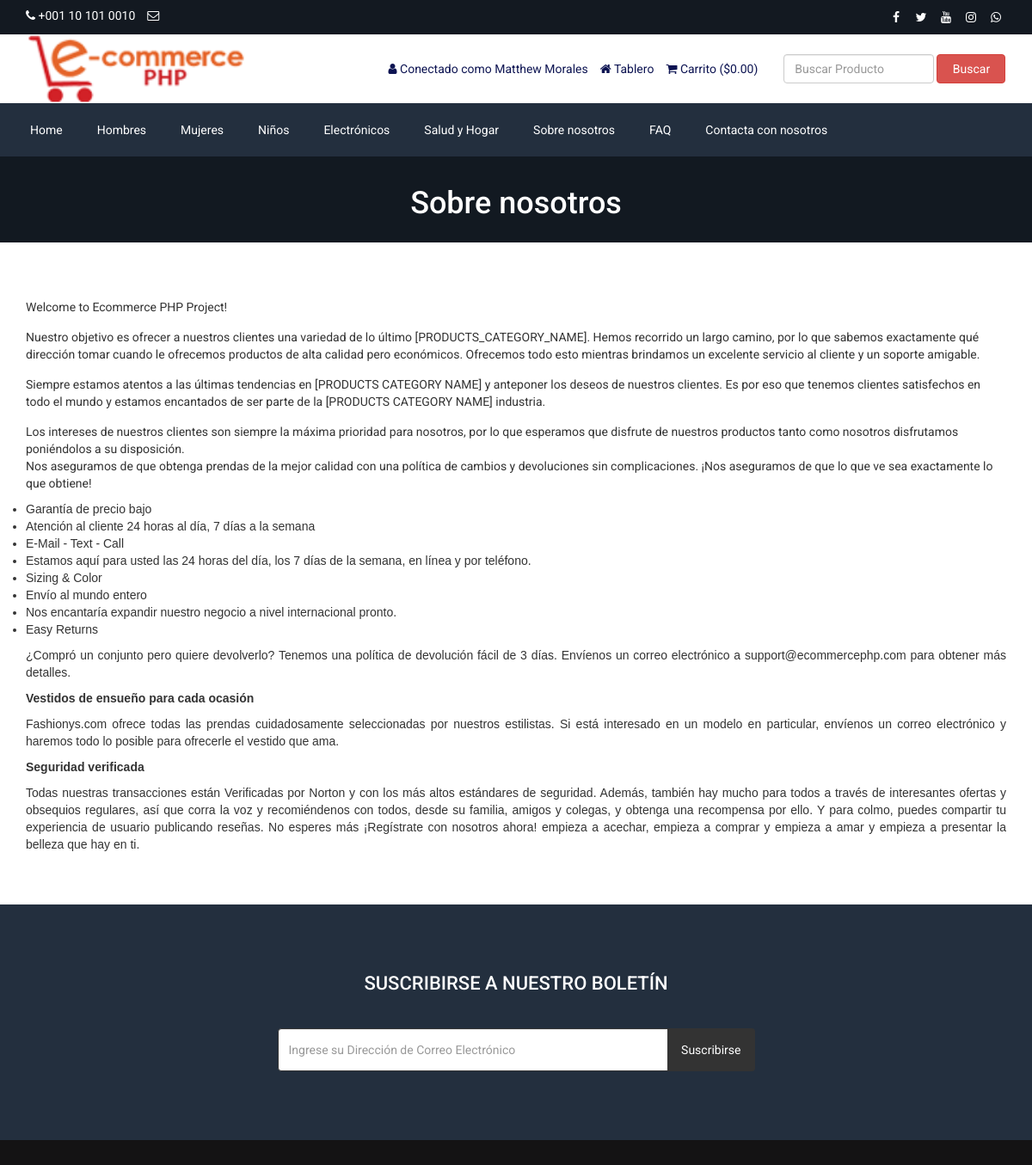
The page /about.php (signed in) on the database its author committed.
### tables this page shows
CREATE TABLE `tbl_settings` (
  `id` int(11) NOT NULL,
  `logo` varchar(255) NOT NULL,
  `favicon` varchar(255) NOT NULL,
  `footer_about` text NOT NULL,
  `footer_copyright` text NOT NULL,
  `contact_address` text NOT NULL,
  `contact_email` varchar(255) NOT NULL,
  `contact_phone` varchar(255) NOT NULL,
  `contact_fax` varchar(255) NOT NULL,
  `contact_map_iframe` text NOT NULL,
  `receive_email` varchar(255) NOT NULL,
  `receive_email_subject` varchar(255) NOT NULL,
  `receive_email_thank_you_message` text NOT NULL,
  `forget_password_message` text NOT NULL,
  `total_recent_post_footer` int(10) NOT NULL,
  `total_popular_post_footer` int(10) NOT NULL,
  `total_recent_post_sidebar` int(11) NOT NULL,
  `total_popular_post_sidebar` int(11) NOT NULL,
  `total_featured_product_home` int(11) NOT NULL,
  `total_latest_product_home` int(11) NOT NULL,
  `total_popular_product_home` int(11) NOT NULL,
  `meta_title_home` text NOT NULL,
  `meta_keyword_home` text NOT NULL,
  `meta_description_home` text NOT NULL,
  `banner_login` text NOT NULL,
  `banner_registration` text NOT NULL,
  `banner_forget_password` text NOT NULL,
  `banner_reset_password` text NOT NULL,
  `banner_search` text NOT NULL,
  `banner_cart` text NOT NULL,
  `banner_checkout` text NOT NULL,
  `banner_product_category` text NOT NULL,
  `banner_blog` text NOT NULL,
  `cta_title` varchar(255) NOT NULL,
  `cta_content` text NOT NULL,
  `cta_read_more_text` varchar(255) NOT NULL,
  `cta_read_more_url` varchar(255) NOT NULL,
  `cta_photo` varchar(255) NOT NULL,
  `featured_product_title` varchar(255) NOT NULL,
  `featured_product_subtitle` varchar(255) NOT NULL,
  `latest_product_title` varchar(255) NOT NULL,
  `latest_product_subtitle` varchar(255) NOT NULL,
  `popular_product_title` varchar(255) NOT NULL,
  `popular_product_subtitle` varchar(255) NOT NULL,
  `testimonial_title` varchar(255) NOT NULL,
  `testimonial_subtitle` varchar(255) NOT NULL,
  `testimonial_photo` varchar(255) NOT NULL,
  `blog_title` varchar(255) NOT NULL,
  `blog_subtitle` varchar(255) NOT NULL,
  `newsletter_text` text NOT NULL,
  `paypal_email` varchar(255) NOT NULL,
  `stripe_public_key` varchar(255) NOT NULL,
  `stripe_secret_key` varchar(255) NOT NULL,
  `bank_detail` text NOT NULL,
  `before_head` text NOT NULL,
  `after_body` text NOT NULL,
  `before_body` text NOT NULL,
  `home_service_on_off` int(11) NOT NULL,
  `home_welcome_on_off` int(11) NOT NULL,
  `home_featured_product_on_off` int(11) NOT NULL,
  `home_latest_product_on_off` int(11) NOT NULL,
  `home_popular_product_on_off` int(11) NOT NULL,
  `home_testimonial_on_off` int(11) NOT NULL,
  `home_blog_on_off` int(11) NOT NULL,
  `newsletter_on_off` int(11) NOT NULL,
  `ads_above_welcome_on_off` int(1) NOT NULL,
  `ads_above_featured_product_on_off` int(1) NOT NULL,
  `ads_above_latest_product_on_off` int(1) NOT NULL,
  `ads_above_popular_product_on_off` int(1) NOT NULL,
  `ads_above_testimonial_on_off` int(1) NOT NULL,
  `ads_category_sidebar_on_off` int(1) NOT NULL
);

CREATE TABLE `tbl_social` (
  `social_id` int(11) NOT NULL,
  `social_name` varchar(30) NOT NULL,
  `social_url` varchar(255) NOT NULL,
  `social_icon` varchar(30) NOT NULL
);

CREATE TABLE `tbl_top_category` (
  `tcat_id` int(11) NOT NULL,
  `tcat_name` varchar(255) NOT NULL,
  `show_on_menu` int(1) NOT NULL
);

CREATE TABLE `tbl_page` (
  `id` int(11) NOT NULL,
  `about_title` varchar(255) NOT NULL,
  `about_content` text NOT NULL,
  `about_banner` varchar(255) NOT NULL,
  `about_meta_title` varchar(255) NOT NULL,
  `about_meta_keyword` text NOT NULL,
  `about_meta_description` text NOT NULL,
  `faq_title` varchar(255) NOT NULL,
  `faq_banner` varchar(255) NOT NULL,
  `faq_meta_title` varchar(255) NOT NULL,
  `faq_meta_keyword` text NOT NULL,
  `faq_meta_description` text NOT NULL,
  `blog_title` varchar(255) NOT NULL,
  `blog_banner` varchar(255) NOT NULL,
  `blog_meta_title` varchar(255) NOT NULL,
  `blog_meta_keyword` text NOT NULL,
  `blog_meta_description` text NOT NULL,
  `contact_title` varchar(255) NOT NULL,
  `contact_banner` varchar(255) NOT NULL,
  `contact_meta_title` varchar(255) NOT NULL,
  `contact_meta_keyword` text NOT NULL,
  `contact_meta_description` text NOT NULL,
  `pgallery_title` varchar(255) NOT NULL,
  `pgallery_banner` varchar(255) NOT NULL,
  `pgallery_meta_title` varchar(255) NOT NULL,
  `pgallery_meta_keyword` text NOT NULL,
  `pgallery_meta_description` text NOT NULL,
  `vgallery_title` varchar(255) NOT NULL,
  `vgallery_banner` varchar(255) NOT NULL,
  `vgallery_meta_title` varchar(255) NOT NULL,
  `vgallery_meta_keyword` text NOT NULL,
  `vgallery_meta_description` text NOT NULL
);

### about.php (the view)
<?php require_once('header.php'); ?>
<?php
$statement = $pdo->prepare("SELECT * FROM tbl_page WHERE id=1");
$statement->execute();
$result = $statement->fetchAll(PDO::FETCH_ASSOC);
foreach ($result as $row) {
   $about_title = $row['about_title'];
    $about_content = $row['about_content'];
    $about_banner = $row['about_banner'];
}
?>
<div class="page-banner" style="background-image: url(assets/uploads/<?php echo $about_banner; ?>);">
    <div class="inner">
        <h1><?php echo $about_title; ?></h1>
    </div>
</div>
<div class="page">
    <div class="container">
        <div class="row">
            <div class="col-md-12">
                <p>
                    <?php echo $about_content; ?>
                </p>
            </div>
        </div>
    </div>
</div>
<?php require_once('footer.php'); ?>

### header.php (shortened to what this page needs)
<?php
include("admin/inc/config.php");
$statement = $pdo->prepare("SELECT * FROM tbl_settings WHERE id=1");
$statement->execute();
$result = $statement->fetchAll(PDO::FETCH_ASSOC);
foreach ($result as $row)
{
	$logo = $row['logo'];
	$contact_email = $row['contact_email'];
	$contact_phone = $row['contact_phone'];
}
?>
<!DOCTYPE html>
<html lang="en">
<head>
	<link rel="stylesheet" href="assets/css/bootstrap.min.css">
	<link rel="stylesheet" href="assets/css/font-awesome.min.css">
	<link rel="stylesheet" href="assets/css/owl.carousel.min.css">
	<link rel="stylesheet" href="assets/css/owl.theme.default.min.css">
	<link rel="stylesheet" href="assets/css/jquery.bxslider.min.css">
    <link rel="stylesheet" href="assets/css/magnific-popup.css">
    <link rel="stylesheet" href="assets/css/rating.css">
	<link rel="stylesheet" href="assets/css/spacing.css">
	<link rel="stylesheet" href="assets/css/bootstrap-touch-slider.css">
	<link rel="stylesheet" href="assets/css/animate.min.css">
	<link rel="stylesheet" href="assets/css/tree-menu.css">
	<link rel="stylesheet" href="assets/css/select2.min.css">
	<link rel="stylesheet" href="assets/css/main.css">
	<link rel="stylesheet" href="assets/css/responsive.css">
	<?php
	$statement = $pdo->prepare("SELECT * FROM tbl_page WHERE id=1");
	$statement->execute();
	$result = $statement->fetchAll(PDO::FETCH_ASSOC);
		?>
</head>
<body>
<div class="top">
	<div class="container">
		<div class="row">
			<div class="col-md-6 col-sm-6 col-xs-12">
				<div class="left">
					<ul>
						<li><i class="fa fa-phone"></i> <?php echo $contact_phone; ?></li>
						<li><i class="fa fa-envelope-o"></i> <?php echo $contact_email; ?></li>
					</ul>
				</div>
			</div>
			<div class="col-md-6 col-sm-6 col-xs-12">
				<div class="right">
					<ul>
						<?php
						$statement = $pdo->prepare("SELECT * FROM tbl_social");
						$statement->execute();
						$result = $statement->fetchAll(PDO::FETCH_ASSOC);
						foreach ($result as $row) {
							?>
							<?php if($row['social_url'] != ''): ?>
							<li><a href="<?php echo $row['social_url']; ?>"><i class="<?php echo $row['social_icon']; ?>"></i></a></li>
							<?php endif; ?>
							<?php
						}
						?>
					</ul>
				</div>
			</div>
		</div>
	</div>
</div>
<div class="header">
	<div class="container">
		<div class="row inner">
			<div class="col-md-4 logo">
				<a href="index.php"><img src="assets/uploads/<?php echo $logo; ?>" alt="logo image"></a>
			</div>
			<div class="col-md-5 right">
				<ul>
					<?php
					if(isset($_SESSION['customer'])) {
						?>
						<li><i class="fa fa-user"></i> <?php echo LANG_VALUE_13; ?> <?php echo $_SESSION['customer']['cust_name']; ?></li>
						<li><a href="dashboard.php"><i class="fa fa-home"></i> <?php echo LANG_VALUE_89; ?></a></li>
						<?php
					} else {
						?>
						<li><a href="login.php"><i class="fa fa-sign-in"></i> <?php echo LANG_VALUE_9; ?></a></li>
						<li><a href="registration.php"><i class="fa fa-user-plus"></i> <?php echo LANG_VALUE_15; ?></a></li>
						<?php
					}
					?>
					<li><a href="cart.php"><i class="fa fa-shopping-cart"></i> <?php echo LANG_VALUE_18; ?> (<?php echo LANG_VALUE_1; ?><?php
					if(isset($_SESSION['cart_p_id'])) {
						$table_total_price = 0;
						$i=0;
	                    foreach($_SESSION['cart_p_qty'] as $key => $value)
	                    {
	                        $i++;
	                        $arr_cart_p_qty[$i] = $value;
	                    }                    $i=0;
	                    foreach($_SESSION['cart_p_current_price'] as $key => $value)
	                    {
	                        $i++;
	                        $arr_cart_p_current_price[$i] = $value;
	                    }
	                    for($i=1;$i<=count($arr_cart_p_qty);$i++) {
	                    	$row_total_price = $arr_cart_p_current_price[$i]*$arr_cart_p_qty[$i];
	                        $table_total_price = $table_total_price + $row_total_price;
	                    }
						echo $table_total_price;
					} else {
						echo '0.00';
					}
					?>)</a></li>
				</ul>
			</div>
			<div class="col-md-3 search-area">
				<form class="navbar-form navbar-left" role="search" action="search-result.php" method="get">
					<div class="form-group">
						<input type="text" class="form-control search-top" placeholder="<?php echo LANG_VALUE_2; ?>" name="search_text">
					</div>
					<button type="submit" class="btn btn-danger"><?php echo LANG_VALUE_3; ?></button>
				</form>
			</div>
		</div>
	</div>
</div>
<div class="nav">
	<div class="container">
		<div class="row">
			<div class="col-md-12 pl_0 pr_0">
				<div class="menu-container">
					<div class="menu">
						<ul>
							<li><a href="index.php">Home</a></li>
							<?php
							$statement = $pdo->prepare("SELECT * FROM tbl_top_category WHERE show_on_menu=1");
							$statement->execute();
							$result = $statement->fetchAll(PDO::FETCH_ASSOC);
							foreach ($result as $row) {
								?>
								<li><a href="product-category.php?id=<?php echo $row['tcat_id']; ?>&type=top-category"><?php echo $row['tcat_name']; ?></a>
								</li>
								<?php
							}
							?>
							<?php
							$statement = $pdo->prepare("SELECT * FROM tbl_page WHERE id=1");
							$statement->execute();
							$result = $statement->fetchAll(PDO::FETCH_ASSOC);
							foreach ($result as $row) {
								$about_title = $row['about_title'];
								$faq_title = $row['faq_title'];
								$contact_title = $row['contact_title'];
							}
							?>
							<li><a href="about.php"><?php echo $about_title; ?></a></li>
							<li><a href="faq.php"><?php echo $faq_title; ?></a></li>
							<li><a href="contact.php"><?php echo $contact_title; ?></a></li>
						</ul>
					</div>
				</div>
			</div>
		</div>
	</div>
</div>

### assets/css/main.css (style rules this page uses)
* { margin: 0; padding: 0; }
body { font-family: "Roboto", sans-serif; font-size: 14px; }
h1, h2, h3, h4, h5, h6 { font-family: "Roboto", sans-serif; }
a { text-decoration: none; }
.top { width: 100%; height: 40px; background: #131921; }
.top .left { float: left; }
.top .left ul { padding-top: 8px; }
.top .left ul li { list-style-type: none; float: left; margin-right: 14px; color: white; }
.top .left ul li i { color: white; }
.top .right { float: right; }
.top .right ul { padding-top: 8px; }
.top .right ul li { list-style-type: none; float: left; margin-left: 5px; }
.top .right ul li a { color: white; width: 24px; height: 24px; line-height: 24px; text-align: center; border-radius: 50%; display: block; transition: all 0.4s ease; }
.header { width: 100%; height: auto; background: #fff; }
.header .inner { height: auto; display: table; }
.header .logo { float: none; display: table-cell; vertical-align: middle; }
.header .logo img { max-width: 100%; height: 80px; }
.header .navbar-form .form-control { width: 300px; }
.header .search-area { float: none; display: table-cell; vertical-align: middle; }
.header .search-area .form-group { width: calc(100% - 84px); }
.header .search-area button { width: 80px; }
.header .search-area form { width: 100%; }
.header .right { float: none; display: table-cell; vertical-align: middle; padding-right: 0; }
.header .right ul { float: right; margin-bottom: 0; }
.header .right ul li { list-style-type: none; float: left; margin-left: 14px; color: #0d1452; }
.header .right ul li a { color: #0d1452; }
.header .navbar-form .search-top { width: 100%; }
.nav { background: #232f3e; }
.menu-container { width: 100%; margin: 0 auto; background: #232f3e; }
.menu-dropdown-icon:before { content: "\f067"; font-family: "FontAwesome"; display: none; cursor: pointer; float: right; padding: 1.5em 2em; background: #fff; color: #333; }
.menu > ul { margin: 0 auto; width: 100%; list-style: none; padding: 0; position: relative; box-sizing: border-box; }
.menu > ul:before, .menu > ul:after { content: ""; display: table; }
.menu > ul:after { clear: both; }
.menu > ul > li { float: left; padding: 0; margin: 0; }
.menu > ul > li a { text-decoration: none; padding: 1.5em 20px; display: block; color: #fff; }
.page-banner { width: 100%; height: auto; background-repeat: no-repeat; background-position: center center; -webkit-background-size: cover; background-size: cover; position: relative; padding-top: 15px; padding-bottom: 15px; overflow: hidden; }
.page-banner h1 { color: #fff; text-align: center; z-index: 999; position: relative; }
.page { width: 100%; height: auto; padding-top: 50px; padding-bottom: 50px; }

### assets/css/responsive.css (style rules this page uses)
@media only screen and (min-width: 992px) { .header .inner { width: 100%; } }
@media only screen and (min-width: 992px) { .header .search-area { padding-right: 0; } }
@media only screen and (min-width: 992px) { .header .search-area form { padding-right: 0; } }
@media only screen and (min-width: 992px) { .header .container { padding-right: 0; } }

### rows shown on the page
tbl_settings: contact_phone "+001 10 101 0010", logo (picture)
tbl_top_category: tcat_name "Hombres"
tbl_top_category: tcat_name "Mujeres"
tbl_top_category: tcat_name "Niños"
tbl_top_category: tcat_name "Electrónicos"
tbl_top_category: tcat_name "Salud y Hogar"
tbl_page: about_title "Sobre nosotros", faq_title "FAQ", contact_title "Contacta con nosotros", about_banner (picture), about_content "Welcome to Ecommerce PHP Project! Nuestro objetivo es ofrecer a nuestros clientes una variedad de lo último [PRODUCTS_CATEGORY_NAME]. Hemos recorrido un largo camino, por lo que sabemos exactamente qué dirección tomar cuando le ofrecemos productos de alta calidad pero económicos. Ofrecemos todo esto mientras brindamos un excelente servicio al cliente y un soporte amigable. Siempre estamos atentos a las últimas tendencias en [PRODUCTS CATEGORY NAME] y anteponer los deseos de nuestros clientes. Es por eso que tenemos clientes satisfechos en todo el mundo y estamos encantados de ser parte de la [PRODUCTS CATEGORY NAME] industria. Los intereses de nuestros clientes son siempre la máxima…"

### other values the page prints
LANG_VALUE_13 "Conectado como"
$_SESSION['customer']['cust_name'] "Matthew Morales"
LANG_VALUE_89 "Tablero"
LANG_VALUE_18 "Carrito"
LANG_VALUE_1 "$"
LANG_VALUE_3 "Buscar"
LANG_VALUE_93 "SUSCRIBIRSE A NUESTRO BOLETÍN"
LANG_VALUE_92 "Suscribirse"
